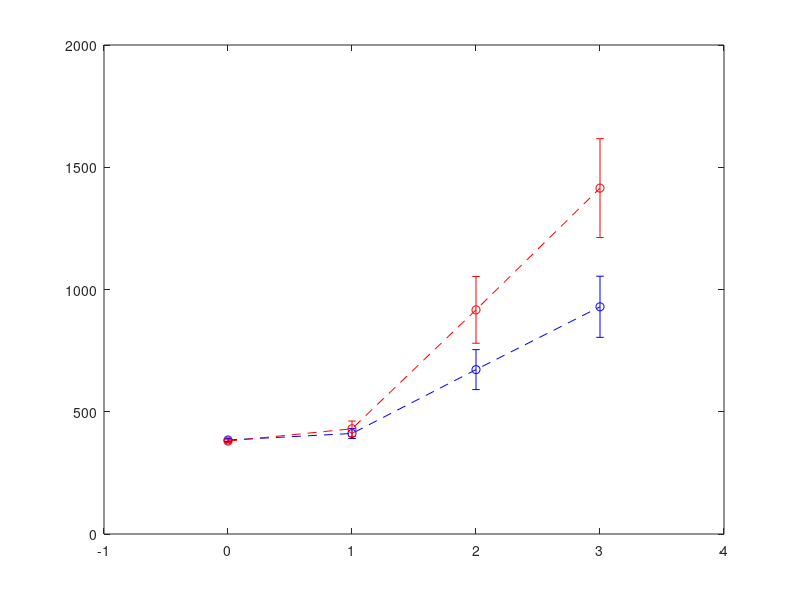

Recreate this plot in MATLAB. (Note: this script raises an error after producing the figure.)
%% reset
clear;
%% calculate means of needed time until 90 % of food is eaten for social and solitary worms and plot results

% load data and create variables
load('L35N40gamma0TimeSocialRestricted.mat')
timeSocialGamma0 = time90percentEatenSocial;
load('L35N40gamma1TimeSocialRestricted.mat')
timeSocialGamma1 = time90percentEatenSocial;
load('L35N40gamma2TimeSocialRestricted.mat')
timeSocialGamma2 = time90percentEatenSocial;
load('L35N40gamma3TimeSocialRestricted.mat')
timeSocialGamma3 = time90percentEatenSocial;

load('L35N40gamma0TimeSolitaryRestricted.mat')
timeSolitaryGamma0 = time90percentEatenSolitary;
load('L35N40gamma1TimeSolitaryRestricted.mat')
timeSolitaryGamma1 = time90percentEatenSolitary;
load('L35N40gamma2TimeSolitaryRestricted.mat')
timeSolitaryGamma2 = time90percentEatenSolitary;
load('L35N40gamma3TimeSolitaryRestricted.mat')
timeSolitaryGamma3 = time90percentEatenSolitary;

%calculate mean and confidence interval 
meansTimeSocial(1) = mean(timeSocialGamma0);
meansTimeSocial(2) = mean(timeSocialGamma1);
meansTimeSocial(3) = mean(timeSocialGamma2);
meansTimeSocial(4) = mean(timeSocialGamma3);

stdTimeSocial(1) = std(timeSocialGamma0);
stdTimeSocial(2) = std(timeSocialGamma1);
stdTimeSocial(3) = std(timeSocialGamma2);
stdTimeSocial(4) = std(timeSocialGamma3);

meansTimeSolitary(1) = mean(timeSolitaryGamma0);
meansTimeSolitary(2) = mean(timeSolitaryGamma1);
meansTimeSolitary(3) = mean(timeSolitaryGamma2);
meansTimeSolitary(4) = mean(timeSolitaryGamma3);


stdTimeSolitary(1) = std(timeSolitaryGamma0);
stdTimeSolitary(2) = std(timeSolitaryGamma1);
stdTimeSolitary(3) = std(timeSolitaryGamma2);
stdTimeSolitary(4) = std(timeSolitaryGamma3);


% plot means with error bars of 1 SD
figure('pos',[0 0 1240 1748]);
x = 0:3;
eSocial = errorbar(x,meansTimeSocial,stdTimeSocial,'--ob');
hold on
eSolitary = errorbar(x,meansTimeSolitary,stdTimeSolitary,'--or');
eSocial.LineWidth = 6;
eSocial.MarkerSize = 15;
eSocial.MarkerFaceColor = 'b';
eSocial.CapSize = 25;
eSolitary.LineWidth = 6;
eSolitary.MarkerSize = 15;
eSolitary.MarkerFaceColor = 'r';
eSolitary.CapSize = 25; 
[lgd,objects] = legend('social worms','solitary worms');
set(findobj(objects,'-property','MarkerSize'),'MarkerSize',15)
set(findobj(objects,'-property','FontSize'),'FontSize',34)
set(lgd,'FontSize',40)
lgd.Position = [0.1579 0.7879 0.3000 0.1250];
xticks(x)
axis([0 3 0 1800])
set(gca,'FontSize',42)
ax = gca;
ax.LineWidth = 5;
xlabel('degree of food clustering determined by \gamma')
ylabel('mean time steps')
box off

%% analyse the number of food pieces eaten by every worms

% calculate the sum of food units eaten by every worm per simulation
load('L35N40gamma0IndividuallyEatenFUsSocialRestricted.mat')
FUsSocialGamma0 = FUsEatenSocial;
FUsPerSocialWormGamma0 = zeros(40,500);
FUsPerSocialWormEffGamma0 = zeros(40,500);

for ii = 1:500
    FUsPerSocialWormGamma0(:,ii) = sum(FUsSocialGamma0(:,1:timeSocialGamma0(ii),ii),2);
    FUsPerSocialWormEffGamma0(:,ii) = sum(FUsSocialGamma0(:,2:timeSocialGamma0(ii),ii),2);
end

FUsPerSocialWormGamma0 = reshape(FUsPerSocialWormGamma0,[40*500,1]);
FUsPerSocialWormEffGamma0 = reshape(FUsPerSocialWormEffGamma0,[40*500,1]);


% social worms, gamma 1
load('L35N40gamma1IndividuallyEatenFUsSocialRestricted.mat')
FUsSocialGamma1 = FUsEatenSocial;
FUsPerSocialWormGamma1 = zeros(40,500);
FUsPerSocialWormEffGamma1 = zeros(40,500);

for ii = 1:500
    FUsPerSocialWormGamma1(:,ii) = sum(FUsSocialGamma1(:,1:timeSocialGamma1(ii),ii),2);
    FUsPerSocialWormEffGamma1(:,ii) = sum(FUsSocialGamma1(:,2:timeSocialGamma1(ii),ii),2);
end

FUsPerSocialWormGamma1 = reshape(FUsPerSocialWormGamma1,[40*500,1]);
FUsPerSocialWormEffGamma1 = reshape(FUsPerSocialWormEffGamma1,[40*500,1]);

% social worms, gamma 2
load('L35N40gamma2IndividuallyEatenFUsSocialRestricted.mat')
FUsSocialGamma2 = FUsEatenSocial;
FUsPerSocialWormGamma2 = zeros(40,500);
FUsPerSocialWormEffGamma2 = zeros(40,500);

for ii = 1:500
    FUsPerSocialWormGamma2(:,ii) = sum(FUsSocialGamma2(:,1:timeSocialGamma2(ii),ii),2);
    FUsPerSocialWormEffGamma2(:,ii) = sum(FUsSocialGamma2(:,2:timeSocialGamma2(ii),ii),2);
end

FUsPerSocialWormGamma2 = reshape(FUsPerSocialWormGamma2,[40*500,1]);
FUsPerSocialWormEffGamma2 = reshape(FUsPerSocialWormEffGamma2,[40*500,1]);


% social worms, gamma3
load('L35N40gamma3IndividuallyEatenFUsSocialRestricted.mat')
FUsSocialGamma3 = FUsEatenSocial;
FUsPerSocialWormGamma3 = zeros(40,500);
FUsPerSocialWormEffGamma3 = zeros(40,500);

for ii = 1:500
    FUsPerSocialWormGamma3(:,ii) = sum(FUsSocialGamma3(:,1:timeSocialGamma3(ii),ii),2);
    FUsPerSocialWormEffGamma3(:,ii) = sum(FUsSocialGamma3(:,2:timeSocialGamma3(ii),ii),2);
end

FUsPerSocialWormGamma3 = reshape(FUsPerSocialWormGamma3,[40*500,1]);
FUsPerSocialWormEffGamma3 = reshape(FUsPerSocialWormEffGamma3,[40*500,1]);


% solitary worms, gamma 0
load('L35N40gamma0IndividuallyEatenFUsSolitaryRestricted.mat')
FUsSolitaryGamma0 = FUsEatenSolitary;
FUsPerSolitaryWormGamma0 = zeros(40,500);
FUsPerSolitaryWormEffGamma0 = zeros(40,500);

for ii = 1:500
    FUsPerSolitaryWormGamma0(:,ii) = sum(FUsSolitaryGamma0(:,1:timeSolitaryGamma0(ii),ii),2);
    FUsPerSolitaryWormEffGamma0(:,ii) = sum(FUsSolitaryGamma0(:,2:timeSolitaryGamma0(ii),ii),2);
end

FUsPerSolitaryWormGamma0 = reshape(FUsPerSolitaryWormGamma0,[40*500,1]);
FUsPerSolitaryWormEffGamma0 = reshape(FUsPerSolitaryWormEffGamma0,[40*500,1]);


% solitary worms, gamma 1
load('L35N40gamma1IndividuallyEatenFUsSolitaryRestricted.mat')
FUsSolitaryGamma1 = FUsEatenSolitary;
FUsPerSolitaryWormGamma1 = zeros(40,500);
FUsPerSolitaryWormEffGamma1 = zeros(40,500);

for ii = 1:500
    FUsPerSolitaryWormGamma1(:,ii) = sum(FUsSolitaryGamma1(:,1:timeSolitaryGamma1(ii),ii),2);
    FUsPerSolitaryWormEffGamma1(:,ii) = sum(FUsSolitaryGamma1(:,2:timeSolitaryGamma1(ii),ii),2);
end

FUsPerSolitaryWormGamma1 = reshape(FUsPerSolitaryWormGamma1,[40*500,1]);
FUsPerSolitaryWormEffGamma1 = reshape(FUsPerSolitaryWormEffGamma1,[40*500,1]);


% solitary worms, gamma 2
load('L35N40gamma2IndividuallyEatenFUsSolitaryRestricted.mat')
FUsSolitaryGamma2 = FUsEatenSolitary;
FUsPerSolitaryWormGamma2 = zeros(40,500);
FUsPerSolitaryWormEffGamma2 = zeros(40,500);

for ii = 1:500
    FUsPerSolitaryWormGamma2(:,ii) = sum(FUsSolitaryGamma2(:,1:timeSolitaryGamma2(ii),ii),2);
    FUsPerSolitaryWormEffGamma2(:,ii) = sum(FUsSolitaryGamma2(:,2:timeSolitaryGamma2(ii),ii),2);
end

FUsPerSolitaryWormGamma2 = reshape(FUsPerSolitaryWormGamma2,[40*500,1]);
FUsPerSolitaryWormEffGamma2 = reshape(FUsPerSolitaryWormEffGamma2,[40*500,1]);


% solitary worms, gamma3 
load('L35N40gamma3IndividuallyEatenFUsSolitaryRestricted.mat')
FUsSolitaryGamma3 = FUsEatenSolitary;
FUsPerSolitaryWormGamma3 = zeros(40,500);
FUsPerSolitaryWormEffGamma3 = zeros(40,500);

for ii = 1:500
    FUsPerSolitaryWormGamma3(:,ii) = sum(FUsSolitaryGamma3(:,1:timeSolitaryGamma3(ii),ii),2);
    FUsPerSolitaryWormEffGamma3(:,ii) = sum(FUsSolitaryGamma3(:,2:timeSolitaryGamma3(ii),ii),2);
end

FUsPerSolitaryWormGamma3 = reshape(FUsPerSolitaryWormGamma3,[40*500,1]);
FUsPerSolitaryWormEffGamma3 = reshape(FUsPerSolitaryWormEffGamma3,[40*500,1]);

%% plot histograms for eaten FUs

edges = 0:10:800;

% plot normalized combined histogram for social worms
figure('pos',[0 0 1240 1748]);
hSocial(1) = histogram(FUsPerSocialWormGamma0,'BinEdges',edges,'Normalization','probability','DisplayStyle','stairs','EdgeColor','r');
hold on
hSocial(2) = histogram(FUsPerSocialWormGamma1,'BinEdges',edges,'Normalization','probability','DisplayStyle','stairs','EdgeColor','k');
hSocial(3) = histogram(FUsPerSocialWormGamma2,'BinEdges',edges,'Normalization','probability','DisplayStyle','stairs','EdgeColor','b');
hSocial(4) = histogram(FUsPerSocialWormGamma3,'BinEdges',edges,'Normalization','probability','DisplayStyle','stairs','EdgeColor','g');
legend(hSocial,'\gamma = 0','\gamma = 1','\gamma = 2','\gamma = 3');
hSocial(1).LineWidth = 6;
hSocial(2).LineWidth = 6;
hSocial(3).LineWidth = 6;
hSocial(4).LineWidth = 6;
ax = gca;
ax.FontSize = 42;
ax.LineWidth = 5;
ylim([0 0.3])
ylabel('relative frequency')
xlabel('individually eaten food units')
lgd = findobj(gcf, 'Type', 'Legend');
lgd.LineWidth = 6;
lgd.FontSize = 50;
box off

%% plot same for solitary worms 

edges = 0:10:800;

figure('pos',[0 0 1240 1748]);
hSolitary(1) = histogram(FUsPerSolitaryWormGamma0,'BinEdges',edges,'Normalization','probability','DisplayStyle','stairs','EdgeColor','r');
hold on
hSolitary(2) = histogram(FUsPerSolitaryWormGamma1,'BinEdges',edges,'Normalization','probability','DisplayStyle','stairs','EdgeColor','k');
hSolitary(3) = histogram(FUsPerSolitaryWormGamma2,'BinEdges',edges,'Normalization','probability','DisplayStyle','stairs','EdgeColor','b');
hSolitary(4) = histogram(FUsPerSolitaryWormGamma3,'BinEdges',edges,'Normalization','probability','DisplayStyle','stairs','EdgeColor','g');
legend(hSolitary,'\gamma = 0','\gamma = 1','\gamma = 2','\gamma = 3');
hSolitary(1).LineWidth = 6;
hSolitary(2).LineWidth = 6;
hSolitary(3).LineWidth = 6;
hSolitary(4).LineWidth = 6;
ax = gca;
ax.FontSize = 42;
ax.LineWidth = 5;
ylim([0 0.3])
ylabel('relative frequency')
xlabel('individually eaten food units')
lgd = findobj(gcf, 'Type', 'Legend');
lgd.LineWidth = 6;
lgd.FontSize = 50;
box off
%% calculate efficiencies 

% social, gamma 0
load('L35N40gamma0StepsSocialRestricted.mat')
allStepsSocialGamma0 = allStepsSocial;
summedStepsSocialGamma0 = zeros(40,500);

for ii = 1:500
    summedStepsSocialGamma0(:,ii) = sum(allStepsSocialGamma0(:,1:timeSocialGamma0(ii)-1,ii),2);
end

summedStepsSocialGamma0 = reshape(summedStepsSocialGamma0,[40*500,1]);

% social, gamma 1
load('L35N40gamma1StepsSocialRestricted.mat')
allStepsSocialGamma1 = allStepsSocial;
summedStepsSocialGamma1 = zeros(40,500);

for ii = 1:500
    summedStepsSocialGamma1(:,ii) = sum(allStepsSocialGamma1(:,1:timeSocialGamma1(ii)-1,ii),2);
end

summedStepsSocialGamma1 = reshape(summedStepsSocialGamma1,[40*500,1]);

% social, gamma 2
load('L35N40gamma2StepsSocialRestricted.mat')
allStepsSocialGamma2 = allStepsSocial;
summedStepsSocialGamma2 = zeros(40,500);

for ii = 1:500
    summedStepsSocialGamma2(:,ii) = sum(allStepsSocialGamma2(:,1:timeSocialGamma2(ii)-1,ii),2);
end

summedStepsSocialGamma2 = reshape(summedStepsSocialGamma2,[40*500,1]);

% social, gamma 3 
load('L35N40gamma3StepsSocialRestricted.mat')
allStepsSocialGamma3 = allStepsSocial;
summedStepsSocialGamma3 = zeros(40,500);

for ii = 1:500
    summedStepsSocialGamma3(:,ii) = sum(allStepsSocialGamma3(:,1:timeSocialGamma3(ii)-1,ii),2);
end

summedStepsSocialGamma3 = reshape(summedStepsSocialGamma3,[40*500,1]);

% solitary, gamma 0
load('L35N40gamma0StepsSolitaryRestricted.mat')
allStepsSolitaryGamma0 = allStepsSolitary;
summedStepsSolitaryGamma0 = zeros(40,500);

for ii = 1:500
    summedStepsSolitaryGamma0(:,ii) = sum(allStepsSolitaryGamma0(:,1:timeSolitaryGamma0(ii)-1,ii),2);
end

summedStepsSolitaryGamma0 = reshape(summedStepsSolitaryGamma0,[40*500,1]);

% solitary, gamma 1
load('L35N40gamma1StepsSolitaryRestricted.mat')
allStepsSolitaryGamma1 = allStepsSolitary;
summedStepsSolitaryGamma1 = zeros(40,500);

for ii = 1:500
    summedStepsSolitaryGamma1(:,ii) = sum(allStepsSolitaryGamma1(:,1:timeSolitaryGamma1(ii)-1,ii),2);
end

summedStepsSolitaryGamma1 = reshape(summedStepsSolitaryGamma1,[40*500,1]);

% solitary, gamma 2
load('L35N40gamma2StepsSolitaryRestricted.mat')
allStepsSolitaryGamma2 = allStepsSolitary;
summedStepsSolitaryGamma2 = zeros(40,500);

for ii = 1:500
    summedStepsSolitaryGamma2(:,ii) = sum(allStepsSolitaryGamma2(:,1:timeSolitaryGamma2(ii)-1,ii),2);
end

summedStepsSolitaryGamma2 = reshape(summedStepsSolitaryGamma2,[40*500,1]);

% solitary, gamma 3
load('L35N40gamma3StepsSolitaryRestricted.mat')
allStepsSolitaryGamma3 = allStepsSolitary;
summedStepsSolitaryGamma3 = zeros(40,500);

for ii = 1:500
    summedStepsSolitaryGamma3(:,ii) = sum(allStepsSolitaryGamma3(:,1:timeSolitaryGamma3(ii)-1,ii),2);
end

summedStepsSolitaryGamma3 = reshape(summedStepsSolitaryGamma3,[40*500,1]);

% compute individual efficiencies 
efficienciesSocialGamma0 = FUsPerSocialWormEffGamma0./summedStepsSocialGamma0;
efficienciesSocialGamma1 = FUsPerSocialWormEffGamma1./summedStepsSocialGamma1;
efficienciesSocialGamma2 = FUsPerSocialWormEffGamma2./summedStepsSocialGamma2;
efficienciesSocialGamma3 = FUsPerSocialWormEffGamma3./summedStepsSocialGamma3;
efficienciesSolitaryGamma0 = FUsPerSolitaryWormEffGamma0./summedStepsSolitaryGamma0;
efficienciesSolitaryGamma1 = FUsPerSolitaryWormEffGamma1./summedStepsSolitaryGamma1;
efficienciesSolitaryGamma2 = FUsPerSolitaryWormEffGamma2./summedStepsSolitaryGamma2;
efficienciesSolitaryGamma3 = FUsPerSolitaryWormEffGamma3./summedStepsSolitaryGamma3;

%% plot histograms of individual efficiencies of social worms
edges = 0:0.01:1;

figure('pos',[0 0 1240 1748]);
hisSocial(1) = histogram(efficienciesSocialGamma0,'BinEdges',edges,'Normalization','probability','DisplayStyle','stairs','EdgeColor','r');
hold on
hisSocial(2) = histogram(efficienciesSocialGamma1,'BinEdges',edges,'Normalization','probability','DisplayStyle','stairs','EdgeColor','k');
hisSocial(3) = histogram(efficienciesSocialGamma2,'BinEdges',edges,'Normalization','probability','DisplayStyle','stairs','EdgeColor','b');
hisSocial(4) = histogram(efficienciesSocialGamma3,'BinEdges',edges,'Normalization','probability','DisplayStyle','stairs','EdgeColor','g');
legend(hisSocial,'\gamma = 0','\gamma = 1','\gamma = 2','\gamma = 3');
hisSocial(1).LineWidth = 6;
hisSocial(2).LineWidth = 6;
hisSocial(3).LineWidth = 6;
hisSocial(4).LineWidth = 6;
ax = gca;
ax.FontSize = 42;
ax.LineWidth = 5;
ylim([0 0.1])
ylabel('relative frequency')
xlabel('individual foraging efficiency')
lgd = findobj(gcf, 'Type', 'Legend');
lgd.LineWidth = 6;
lgd.FontSize = 50;
box off
%% plot histograms of individual foraging efficiencies of solitary worms
edges = 0:0.01:1;

figure('pos',[0 0 1240 1748]);
hisSolitary(1) = histogram(efficienciesSolitaryGamma0,'BinEdges',edges,'Normalization','probability','DisplayStyle','stairs','EdgeColor','r');
hold on
hisSolitary(2) = histogram(efficienciesSolitaryGamma1,'BinEdges',edges,'Normalization','probability','DisplayStyle','stairs','EdgeColor','k');
hisSolitary(3) = histogram(efficienciesSolitaryGamma2,'BinEdges',edges,'Normalization','probability','DisplayStyle','stairs','EdgeColor','b');
hisSolitary(4) = histogram(efficienciesSolitaryGamma3,'BinEdges',edges,'Normalization','probability','DisplayStyle','stairs','EdgeColor','g');
legend(hisSolitary,'\gamma = 0','\gamma = 1','\gamma = 2','\gamma = 3');
hisSolitary(1).LineWidth = 6;
hisSolitary(2).LineWidth = 6;
hisSolitary(3).LineWidth = 6;
hisSolitary(4).LineWidth = 6;
ax = gca;
ax.FontSize = 42;
ax.LineWidth = 5;
ylim([0 0.1])
ylabel('relative frequency')
xlabel('individual foraging efficiency')
lgd = findobj(gcf, 'Type', 'Legend');
lgd.LineWidth = 6;
lgd.FontSize = 50;
box off